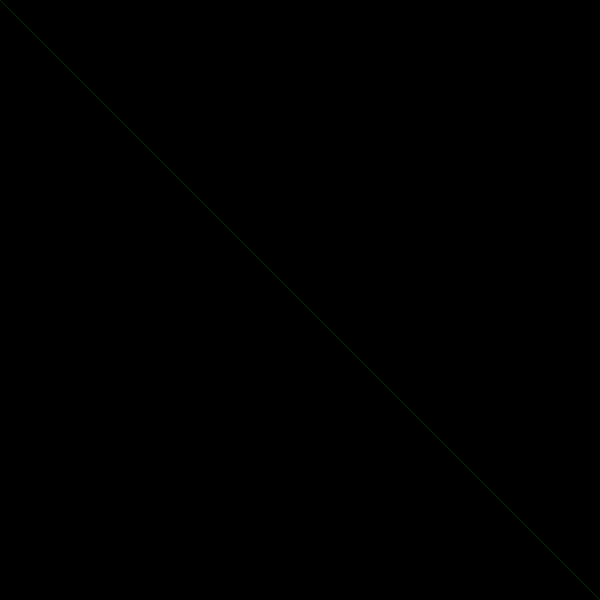
Frame 1 (no input)
Frame 60 (the mouse pressed at the canvas centre just before this capture): identical to frame 1, image omitted
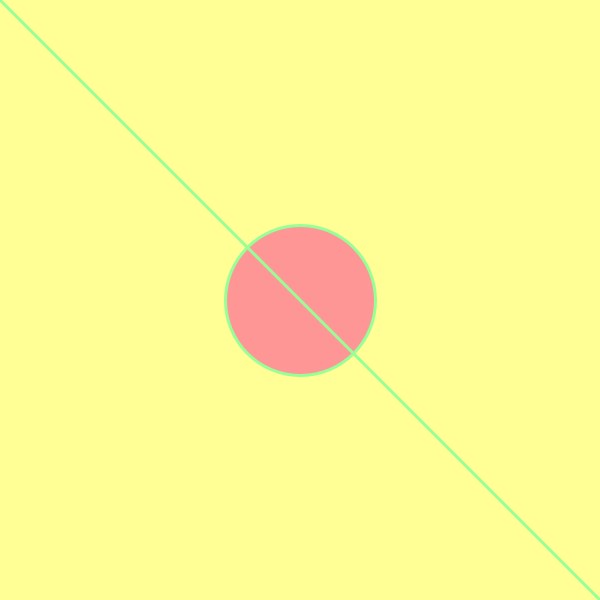
Frame 120 (the mouse held since frame 60 and released just before this capture)

The Processing sketch that drew these frames (run headless with seeded random() and noise(); from frame 60 on, the mouse is pressed at the canvas centre):

// Processing sketch: dynamicfuctions
// ── dynamicfuctions.pde
void setup() { // creates a window
  size(600, 600);
}

void draw() { 
  background(mouseX,mouseY,mouseX/2);
  fill(255,mouseX/2,mouseY/2); // This red circle will change dynamically
  ellipse(mouseX,mouseY, mouseY/2, mouseX/2);
  // line(x1,y1,x2,y2) : This functions creates a line
  stroke(mouseX/2,255,mouseY/2);
  strokeWeight(mouseY/100);
  line(0,0,width,height); 
}
